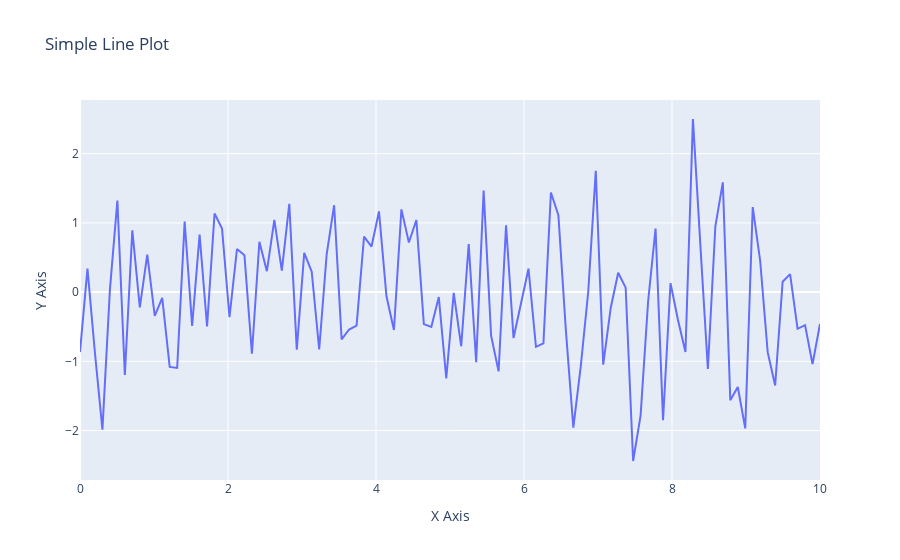

Notebook code cell kept with this figure:
### Markdown cell above
### Using Plotly, create a basic line plot of a randomly generated dataset, label the axes, and set the title as 'Simple Line Plot'.

### Code cell
x = np.linspace(0, 10, 100)
y = np.random.randn(100)

fig = go.Figure()

fig.add_trace(go.Scatter(x=x, y=y, mode='lines', name='Random Data'))

fig.update_layout(title='Simple Line Plot',
                  xaxis_title='X Axis',
                  yaxis_title='Y Axis')

fig.show()
